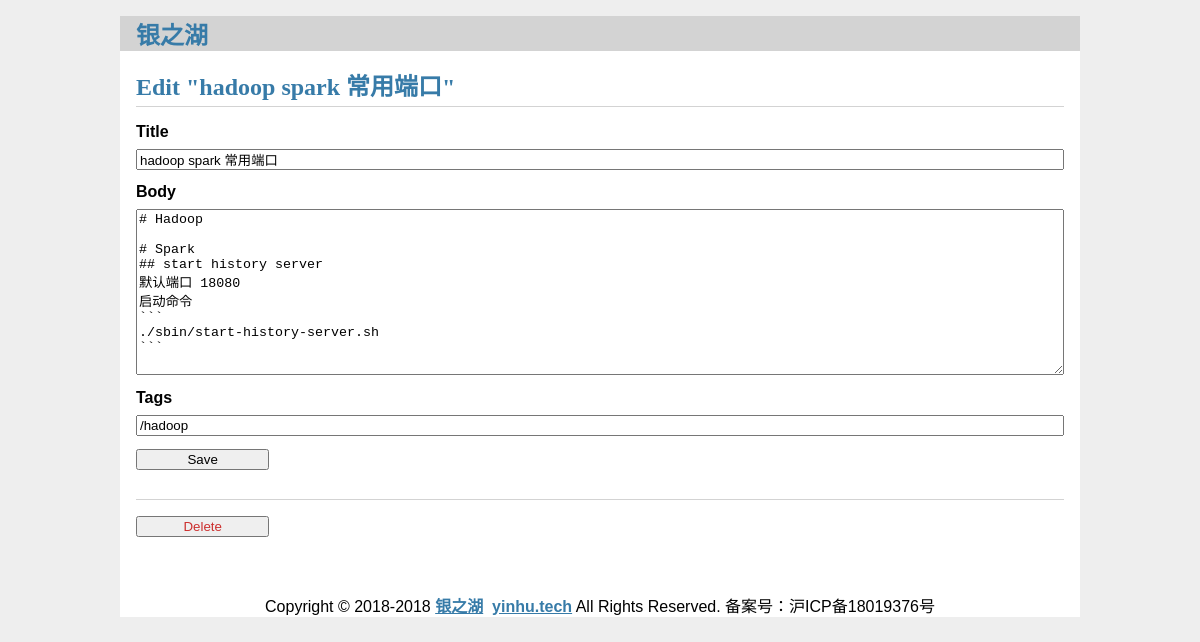
The app's page /d5d18346-623d-11e8-8238-00163e0ac18e/update (signed in) with its own data.
### tables this page shows
CREATE TABLE "post" (
  id INTEGER PRIMARY KEY AUTOINCREMENT,
  uuid TEXT NOT NULL DEFAULT "",
  author_id INTEGER NOT NULL,

  created TIMESTAMP NOT NULL DEFAULT CURRENT_TIMESTAMP,
  updated TIMESTAMP NOT NULL DEFAULT CURRENT_TIMESTAMP,
  
  title TEXT NOT NULL,
  body TEXT NOT NULL,
  tags TEXT NOT NULL DEFAULT "",
  
  read_cnt INTEGER NOT NULL DEFAULT 0,
  good_cnt INTEGER NOT NULL DEFAULT 0,
  
  FOREIGN KEY (author_id) REFERENCES user (id)
);

### flaskr/blog.py (the view, shortened to what this page needs)
@bp.route('/<uuid>/update', methods=('GET', 'POST'))
@login_required
def update(uuid):
    post = get_post(uuid)
    return render_template('blog/update.html', post=post)

### flaskr/auth.py (called while the page is built)
def login_required(view):
    @functools.wraps(view)
    def wrapped_view(**kwargs):
        if g.user is None:
            return redirect(url_for('auth.login'))
        return view(**kwargs)
    return wrapped_view

@bp.before_app_request
def load_logged_in_user():
    user_id = session.get('user_id')
    if user_id is None:
        g.user = None
    else:
        g.user = get_db().execute(
            'SELECT * FROM user WHERE id = ?', (user_id,)
        ).fetchone()

### flaskr/blog.py (called while the page is built)
def get_post(uuid, check_author=True):
    post = get_db().execute(
        'SELECT p.uuid, title, body, created, updated, author_id, username, read_cnt, good_cnt, tags'
        ' FROM post p JOIN user u ON p.author_id = u.id'
        ' WHERE p.uuid = ?',
        (uuid,)
    ).fetchone()
    if post is None:
        abort(404, "Post id {0} doesn't exist.".format(id))
    if check_author and post['author_id'] != g.user['id']:
        abort(403)
    return post

### flaskr/db.py (called while the page is built)
def get_db():
  if 'db' not in g:
    g.db = sqlite3.connect(
      current_app.config['DATABASE'],
      detect_types=sqlite3.PARSE_DECLTYPES
    )
    g.db.row_factory = sqlite3.Row
  return g.db

### flaskr/templates/blog/update.html
{% extends 'base.html' %}
{% block header %}
  <h1>{% block title %}Edit "{{ post['title'] }}"{% endblock %}</h1>
{% endblock %}
{% block content %}
  <form method="post">
    <label for="title">Title</label>
    <input name="title" id="title" value="{{ request.form['title'] or post['title'] }}" required>
    <label for="body">Body</label>
    <textarea name="body" id="body">{{ request.form['body'] or post['body'] }}</textarea>
    <label for="tags">Tags</label>
    <input name="tags" id="tags" value="{{ request.form['tags'] or post['tags'] }}">
    <input type="submit" value="Save">
  </form>
  <hr>
  <form action="{{ url_for('blog.delete', uuid=post['uuid']) }}" method="post">
    <input class="danger" type="submit" value="Delete" onclick="return confirm('Are you sure?');">
  </form>
{% endblock %}

### flaskr/static/style.css (style rules this page uses)
h1, h2, h3, h4, h5, h6 { font-family: serif; color: #377ba8; margin: 1rem 0; }
hr { border: none; border-top: 1px solid lightgray; }
.content > header h1 { flex: auto; margin: 1rem 0 0.25rem 0; }
.content form { margin: 1em 0; display: flex; flex-direction: column; }
.content label { font-weight: bold; margin-bottom: 0.5em; }
.content input, .content textarea { margin-bottom: 1em; }
.content textarea { min-height: 12em; resize: vertical; }
input.danger { color: #cc2f2e; }
input[type=submit] { align-self: start; min-width: 10em; }

### records on screen
post: title "hadoop spark 常用端口", body "# Hadoop # Spark ## start history server 默认端口 18080 启动命令 ``` ./sbin/start-history-server.sh ```", tags "/hadoop"
